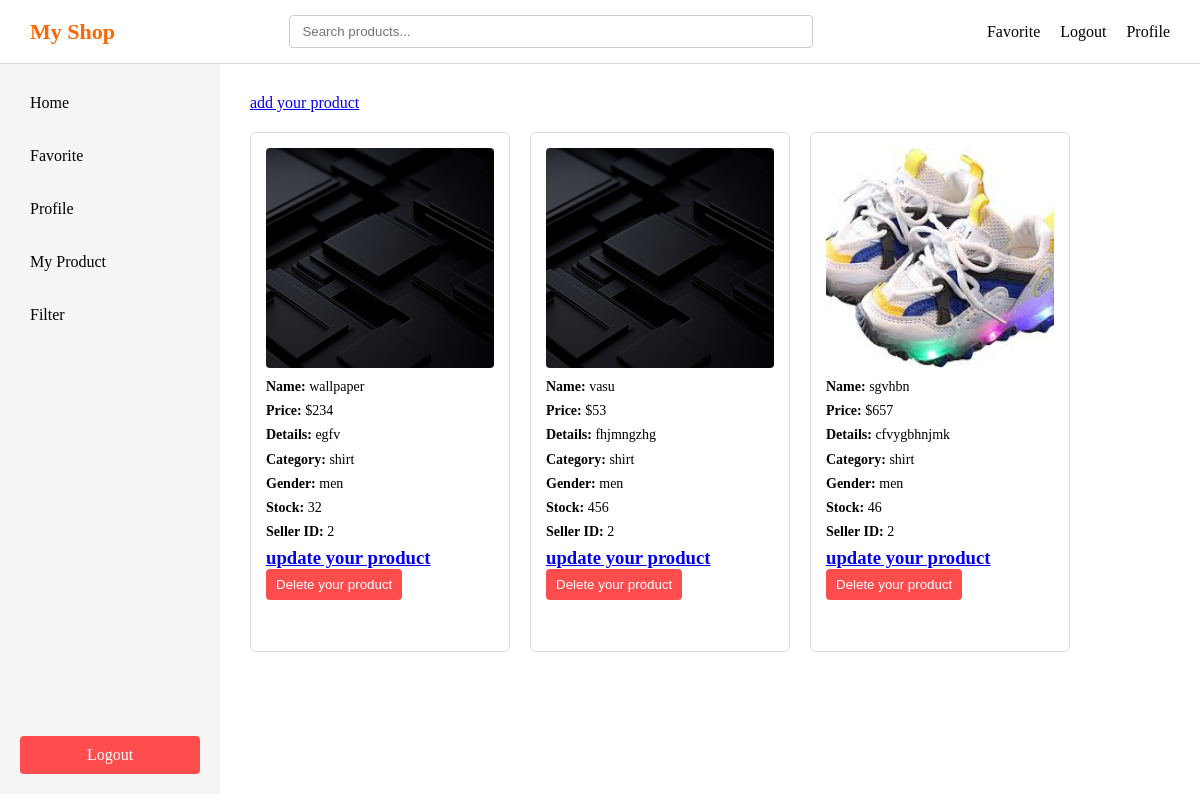
Page /myproduct (signed in) on the earlier database version.
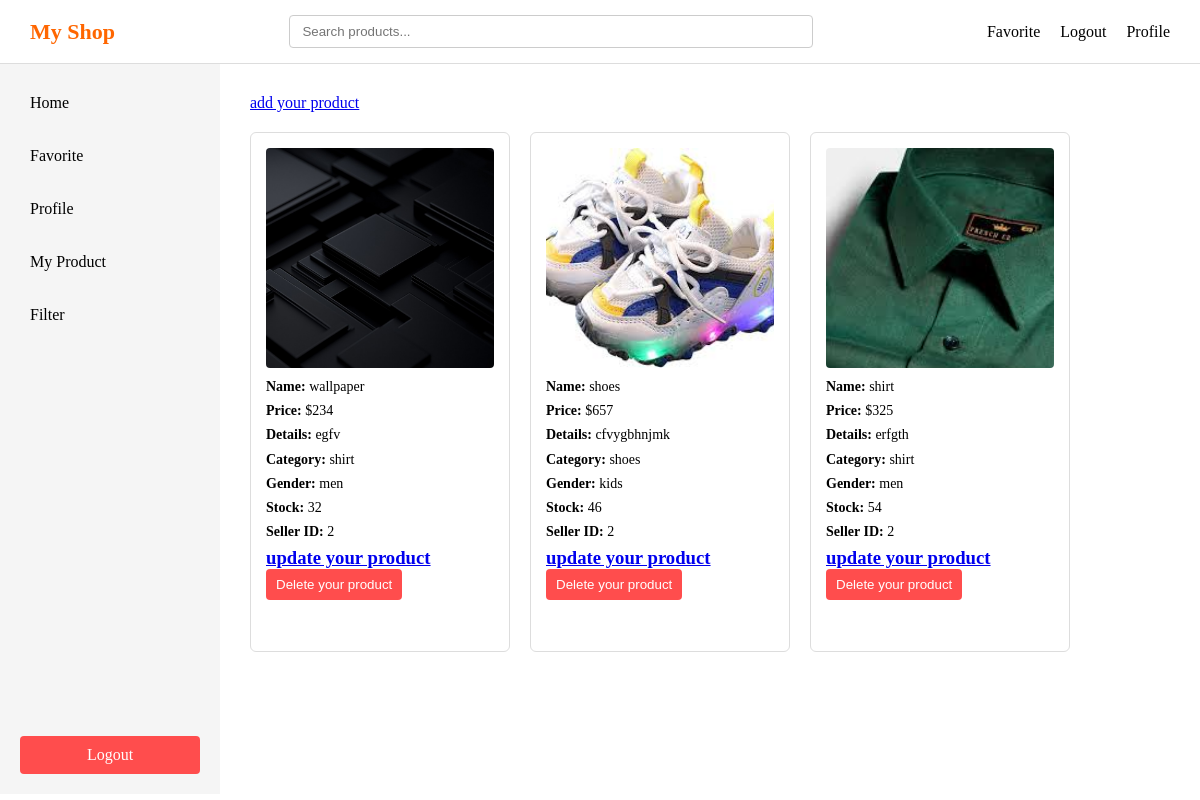
Same page on the later database version.
### main.py (models this page shows)
class Product(db.Model):
    id=db.Column(db.Integer, primary_key = True)
    product_name = db.Column(db.String(100))
    product_price= db.Column(db.Integer)
    product_image= db.Column(db.String(200))
    product_details = db.Column(db.Text)
    product_category = db.Column(db.String(100))
    product_gender= db.Column(db.String(20))
    product_stock= db.Column(db.Integer)
    seller_id = db.Column(db.Integer, db.ForeignKey('user.id'))

### main.py (the view)
@app.route('/myproduct')
def myproduct():
    if 'user' not in session:
        return redirect(url_for('login'))
    username = session.get('user')
    user = User.query.filter_by(username= username).first()
    seller_id = user.id
    products = Product.query.filter_by(seller_id =seller_id).all()
    product_list = []
    for p in products:
        product_list.append({
            "id": p.id,
            "name": p.product_name,
            "price": p.product_price,
            "image":p.product_image,
            "details":p.product_details,
            "category":p.product_category,
            "gender":p.product_gender,
            "stock":p.product_stock,
            "sellerId":p.seller_id
        })
    return render_template('myproduct.html' , user = user,products = products,products_json = product_list)

### templates/myproduct.html (shortened to what this page needs)
<!DOCTYPE html>
<html lang="en">
<head>
    <link rel="stylesheet" href="{{ url_for('static', filename='style.css') }}">
</head>
<body>
    <div class="header">
        <div class="logo">My Shop</div>
        <div class="searchbar" id="searchbar">
            <input type="text" id="search" placeholder="Search products..." />
        </div>
        <div class="right">
            <div class="favorite"><a href="/favorite">Favorite</a></div>
            <div class="logout"><a href="/logout">Logout</a></div>
            <div class="profile"><a href="/profile">Profile</a></div>
        </div>
    </div>
    <div class="layout">
        <div class="sidebar">
            <div class="top">
                <div class="home" id="sidebar-home">Home</div>
                <div class="favorite" id="sidebar-favorite">Favorite</div>
                <div class="profile" id="sidebar-profile">Profile</div>
                {% if user.user_type == 's' %}
                <div class="my_product" id="sidebar-myproduct">My Product</div>
                {% endif %}
                <div class="filter">Filter</div>
            </div>
            <div class="logout" id="sidebar-logout">Logout</div>
        </div>
        <div class="main">
            <a href="{{ url_for('addproduct', seller_id=user.id) }}">add your product</a>
            {% if products %}
            <div class="products" id="products">
                {% for product in products %}
                <div class="product-card">
                    <img src="{{ url_for('static', filename='uploads/' + product.product_image) }}">
                    <p><strong>Name:</strong> {{ product.product_name }}</p>
                    <p><strong>Price:</strong> ${{ product.product_price }}</p>
                    <p><strong>Details:</strong> {{ product.product_details }}</p>
                    <p><strong>Category:</strong> {{ product.product_category }}</p>
                    <p><strong>Gender:</strong> {{ product.product_gender }}</p>
                    <p><strong>Stock:</strong> {{ product.product_stock }}</p>
                    <p><strong>Seller ID:</strong> {{ product.seller_id }}</p>
                    <h3>
                        <a href="{{ url_for('update', product_id=product.id) }}">update your product</a>
                    </h3>
                    <form method="post" action="{{ url_for('delete', product_id=product.id) }}" class="delete-form">
                        <button type="submit">Delete your product</button>
                    </form>
                </div>
                {% endfor %}
            {% endif %}
            </div>
        </div>
    </div>
</body>
</html>

Differences in the rows shown:
removed Product: product_image (picture), product_name "vasu", product_price "53", product_details "fhjmngzhg", product_category "shirt", product_gender "men", product_stock "456", seller_id "2"
changed Product "cfvygbhnjmk": product_name "sgvhbn" → "shoes"; product_category "shirt" → "shoes"; product_gender "men" → "kids"
added Product: product_image (picture), product_name "shirt", product_price "325", product_details "erfgth", product_category "shirt", product_gender "men", product_stock "54", seller_id "2"
